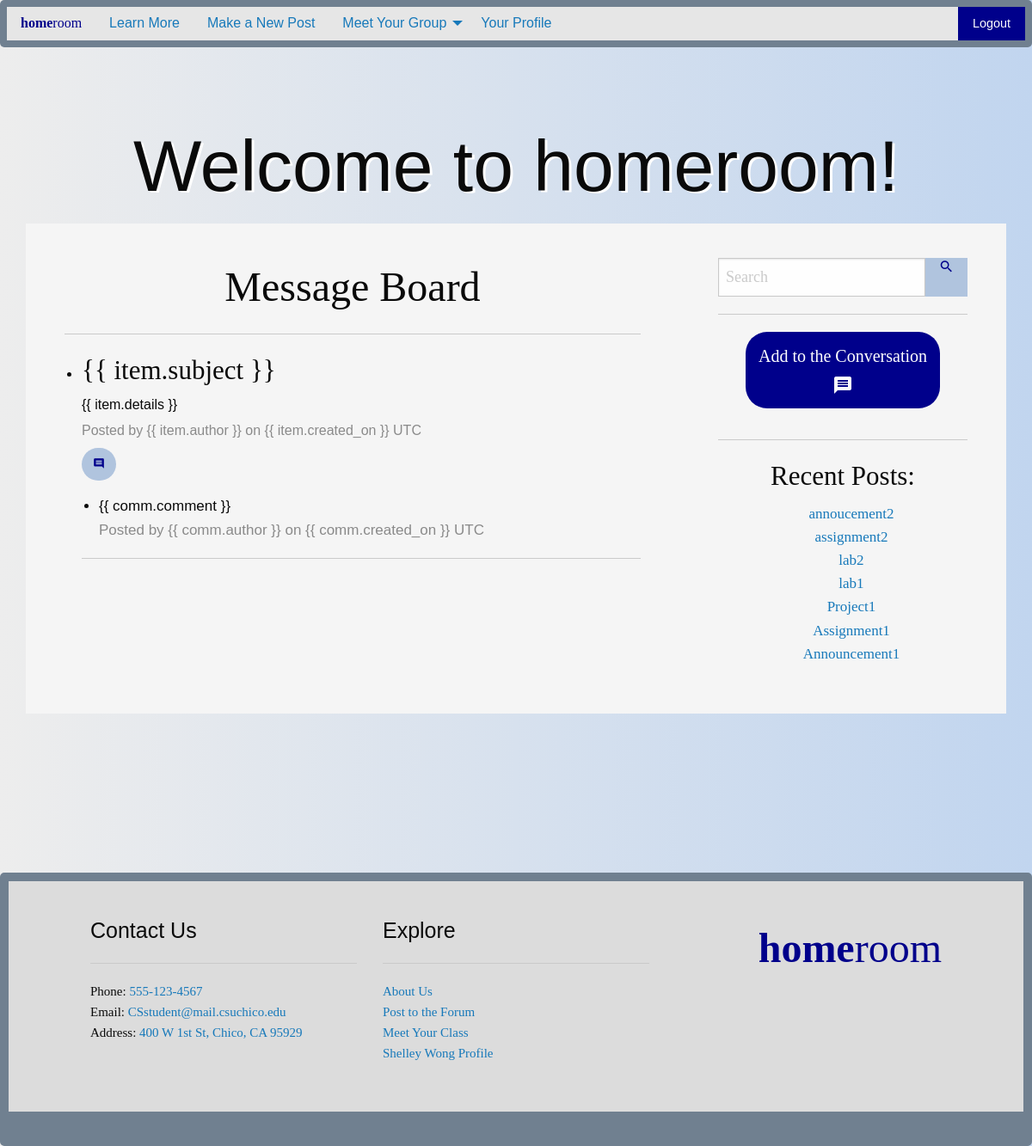
/ (signed in), run on the app's committed database.
### myapp/models.py (models this page shows, shortened)
class Post_Model(models.Model):
    subject = models.CharField(max_length=240)
    details = models.TextField()
    created_on = models.DateTimeField(auto_now_add=True, blank=True)
    author = models.ForeignKey(
        User,
        on_delete=models.CASCADE
    )

### myapp/views.py (the view)
# urls.py: path('', views.index, name='index'),
def index(request):
    myDate = datetime.now()
    site_name = 'homeroom'
    message = """Simple to use. No cost to you.
        A safe place to connect with your class and communicate better."""
    post_list = Post_Model.objects.all().order_by("-created_on")
    user_list = User.objects.all()
    student_list = Student_Model.objects.all()
    context = {
        'site_name':site_name,
        'message':message,
        'post_list':post_list,
        'student_list':student_list,
        'user_list':user_list,
        'date':myDate
    }
    return render(request, 'index.html', context)

### myapp/templates/index.html (shortened to what this page needs)
{% extends "base.html" %}
{% load static %}
{% block body %}
  <div class="grid-container" id="main-body">
    <div class="grid-y medium-grid-frame">
      <div class="cell shrink header medium-cell-block-container">
        {% if user.is_authenticated %}
        <div id="app2">
          <span v-bind:title="hovermessage">
            <h1 class="text-center sans-serif-text welcome">
              Welcome to {{ site_name }}!
            </h1>
          </span>
        </div>
        {% endif %}
      </div>
      {% if user.is_authenticated %}
      <div class="cell medium-auto medium-cell-block-container">
        <div class="grid-x grid-padding-x">
          <div class="cell medium-8 medium-cell-block-y main-text">
            <div class="main-text serif-text">
              <h1 class="serif-text text-center">Message Board</h1>
              <hr>
              <div id="app-post">
                <ul class="text-justify">
                  <li v-for = "item in posts">
                    {% verbatim %}
                    <h3 class="serif-text">{{ item.subject }}<h3>
                    <h6 class="sans-serif-text">{{ item.details }}</h6>
                    <h6 class="sans-serif-text subheader">
                      Posted by {{ item.author }} on {{ item.created_on }} UTC
                    </h6>
                    <a v-bind:href="'/comment/'+ item.id +'/'" class="button buttonL rounded small">
                      <i class="material-icons" style="font-size:14px;">comment</i>
                    </a>
                    <ul>
                      <li v-for="comm in item.comments">
                        <div class="sans-serif-text">{{ comm.comment }}
                          <div class="sans-serif-text subheader">
                            Posted by {{ comm.author }} on {{ comm.created_on }} UTC
                          </div>
                        </div>
                      </li>
                    </ul>
                    <hr>
                    {% endverbatim %}
                  </li>
                </ul>
              </div>
            </div>
          </div>
          <div class="cell medium-4 medium-cell-block-y main-text">
            <div class="main-text serif-text">
              <div class="serif-text input-group">
                <input class="input-group-field searchfield" type="search"
                  style="font-size:18px;" placeholder="Search">
                <button class="input-group-button button buttonL">
                  <i class="material-icons" style="font-size:18px;">search</i>
                </button>
              </div>
              <div class="serif-text text-center">
                <hr>
                <a href="message_board/" class="button button1">
                  <h5 class="serif-text">Add to the Conversation</h5>
                  <i class="material-icons" style="font-size:24px;">message</i>
                </a>
              </div>
              <hr>
              <h3 class="serif-text text-center">Recent Posts:</h3>
              <ul class="text-center nobullet">
                {% for item in post_list %}
                <li><a href="#">{{ item.subject }}</a></li>
                {% endfor %}
              </ul>
            </div>
          </div>
        </div>
      </div>
      {% endif %}
    </div>
  </div>
{% endblock %}

### chat/templates/base.html (shortened to what this page needs)
{% load static %}
<!DOCTYPE html>
<html class="no-js" lang="en" dir="ltr">
  <head>
    <link rel="stylesheet" href="{% static "/css/foundation.css" %}">
    <link rel="stylesheet" href="{% static "css/app.css" %}">
  </head>
  <body>
      <div class="top-bar" id="main-menu">
        <div class="top-bar-left">
          <ul class="vertical medium-horizontal dropdown menu" data-dropdown-menu>
            <a class="logo" href="/"><b>home</b>room</a>
            <li class="has-submenu">
              <a href="/about/">Learn More</a>
            </li>
            {% if user.is_authenticated %}
            <li class="has-submenu">
              <a href="/forum/">Make a New Post</a>
            </li>
            <li class="has-submenu">
              <a href="/meet/">Meet Your Group</a>
            </li>
            <li class="has-submenu">
              <a href="/profile/">Your Profile</a>
            </li>
            {% endif %}
          </ul>
        </div>
        <div class="top-bar-right">
          <ul class="vertical medium-horizontal menu">
            {% if user.is_authenticated %}
            <li><a href="/logout/" class="button buttonR">Logout</a></li>
            {% else %}
            <li><a href="/login/" class="button buttonL">Login</a></li>
            <li><a href="/register/" class="button buttonR">Register</a></li>
            {% endif %}
          </ul>
        </div>
      </div>
    {% block body %}{% endblock %}
      <div>
        <footer class="cell shrink footer">
          <div id="foot-body">
            <div class="grid-x grid-padding-x foot-text">
              <div class="cell large-4 medium-6">
                <h4 class="text-left sans-serif-text">Contact Us</h4>
                <hr>
                <p class="serif-text">Phone: <a href="#">555-123-4567</a><br>
                  Email: <a href="#">CSstudent@mail.csuchico.edu</a><br>
                  Address: <a href="#">400 W 1st St, Chico, CA 95929</a>
                </p>
              </div>
              <div class="cell large-4 medium-6">
                <h4 class="text-left sans-serif-text">Explore</h4>
                <hr>
                <p class="serif-text">
                  <a href="/about/">About Us</a><br>
                  {% if user.is_authenticated %}
                  <a href="/forum/">Post to the Forum</a><br>
                  <a href="/meet/">Meet Your Class</a><br>
                  <a href="/profile/">{{ user.first_name }} {{ user.last_name }} Profile</a>
                  {%  endif %}
                </p>
              </div>
              <div class="cell auto large-text-right">
                <h1><a class="logo" href="/"><b>home</b>room</a></h1>
              </div>
            </div>
          </div>
        </footer>
      </div>
  </body>
</html>

### myapp/static/css/app.css (style rules this page uses)
body { background: linear-gradient(to right, #EDEDED, #C1D5EF); overflow-x: hidden; }
.sans-serif-text { font-family: "Optima", sans-serif; }
.serif-text { font-family: "Garamond", serif; }
.welcome { font-size: 7vw; text-shadow: 3px 2px #FFFFFF; }
.button1 { background-color: #00008B; border-radius: 25px; }
.buttonL { color: #00008B; background: #B0C4DE; }
.buttonR { background: #00008B; }
.rounded { border-radius: 25px; }
.top-bar { font-family: "Optima", sans-serif; background: #708090; border-radius: 5px; }
.logo { font-family: "AmericanTypewriter"; color: #00008B; }
#main-body { padding: 80px 30px; }
.main-text { font-size: 17px; padding: 20px 30px; background: #F5F5F5; }
.searchfield { width: 100%; border: 1px solid #c9c9c9; border-radius: 25px; }
.nobullet { list-style-type: none; }
#foot-body { border-style: solid; border-width: 10px; border-bottom: 40px solid #708090; border-radius: 5px; border-color: #708090; padding: 20px 0px; background: #DCDCDC; }
.foot-text { font-size: 15px; padding: 20px 80px; }

### data on the page
Post_Model: subject "annoucement2"
Post_Model: subject "assignment2"
Post_Model: subject "lab2"
Post_Model: subject "lab1"
Post_Model: subject "Project1"
Post_Model: subject "Assignment1"
Post_Model: subject "Announcement1"

### other printed values
{{ site_name }} "homeroom"
{{ user.first_name }} "Shelley"
{{ user.last_name }} "Wong"
